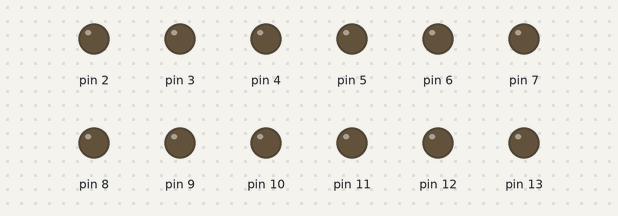
The sketch below on a simulated Arduino Uno, built with avr-gcc and run on an emulated ATmega328P. On the bench: output pins drawn as LEDs (lit = HIGH).

Above: at 0.1 s.
At 7.1 s:
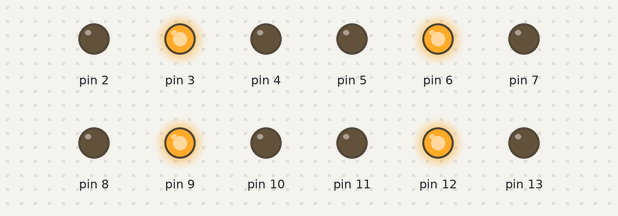
At 15.1 s:
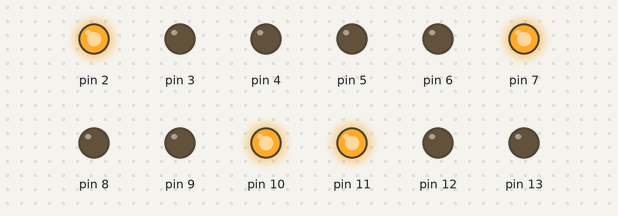
At 20.1 s:
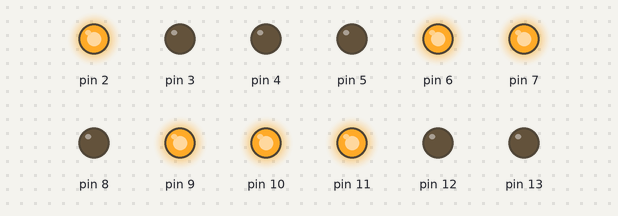
At 26.1 s:
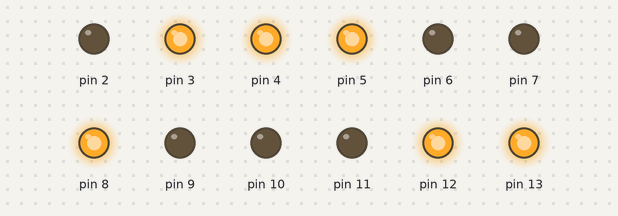
At 33.1 s:
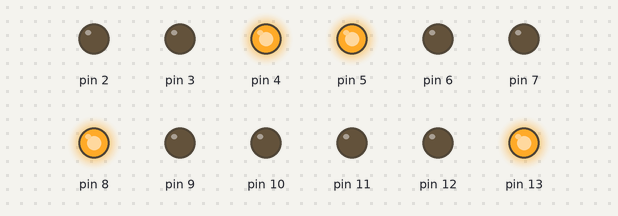
Timing chart, 0 to 40.0 s (numbered marks = the images above):
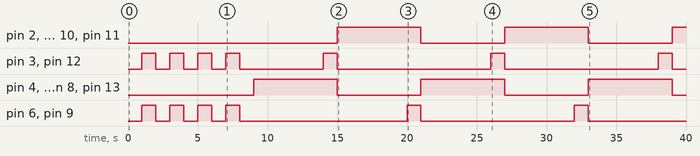

Measured:
- by itself, pin 2, pin 4, pin 5, pin 7, pin 8, pin 10, pin 11, pin 13: alternates HIGH for 6.0 s and LOW for 6.0 s
- by itself, pin 3, pin 12: LOW → HIGH at 1.0 s, → LOW 1.0 s later, → HIGH 1.0 s later, → LOW 1.0 s later, … (14 changes in this stretch)
- by itself, pin 6, pin 9: repeats every 13.0 s: HIGH 1.0 s, LOW 12.0 s

The sketch:

007.ino
```cpp
int stato = 0;
int count = 0;
void setup() {
  for (int i = 2; i <= 13; i++) {
    pinMode(i, OUTPUT);
  }
}
void loop() {
  switch (stato) {
  case 0:
    alloff();
    count = 0;
    stato = 10;
    break;
  case 10:
    alloff();
    stato = 12;
    break;
  case 11:
    digitalWrite(3, HIGH);
    digitalWrite(6, HIGH);
    digitalWrite(9, HIGH);
    digitalWrite(12, HIGH);
    stato = 13;
    break;
  case 12:
    count++;
    delay(1000);
    if (count == 5) {
      stato = 20;
    } else {
      stato = 11;
    }
    break;
  case 13:
    delay(1000);
    stato = 10;
    break;
  case 20:
    alloff();
    digitalWrite(8, HIGH);
    digitalWrite(5, HIGH);
    digitalWrite(4, HIGH);
    digitalWrite(13, HIGH);
    delay(5000);
    stato = 30;
    break;
  case 30:
    alloff();
    digitalWrite(8, HIGH);
    digitalWrite(5, HIGH);
    digitalWrite(4, HIGH);
    digitalWrite(13, HIGH);
    digitalWrite(3, HIGH);
    digitalWrite(12, HIGH);
    delay(1000);
    stato = 40;
    break;
  case 40:
    alloff();
    digitalWrite(10, HIGH);
    digitalWrite(7, HIGH);
    digitalWrite(11, HIGH);
    digitalWrite(2, HIGH);
    delay(5000);
    stato = 50;
    break;
  case 50:
    alloff();
    digitalWrite(10, HIGH);
    digitalWrite(7, HIGH);
    digitalWrite(11, HIGH);
    digitalWrite(2, HIGH);
    digitalWrite(9, HIGH);
    digitalWrite(6, HIGH);
    delay(1000);
    stato = 20;
    break;
  }
}
void alloff() {
  for (int i = 2; i <= 13; i++) {
    digitalWrite(i, LOW);
  }
}
```
